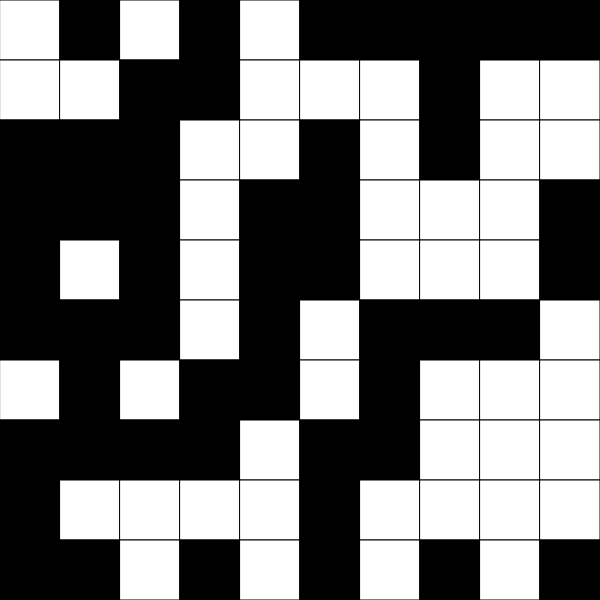
Frame 1 (no input)
Frame 60 (no input): identical to frame 1, image omitted
Frame 120 (the mouse pressed at the canvas centre since frame 60): identical to frame 1, image omitted

The p5.js sketch that drew this single still picture (run headless with seeded random() and noise() and a simulated clock; from frame 60 on, the mouse is pressed at the canvas centre):

// p5.js sketch
// ── sketch.js

let cellSize;
let rows = 10;
let cols = 10;
let grid;

function setup() {
  createCanvas(windowWidth, windowHeight);
  createCanvas(600, 600);
  cellSize = width / cols;
  grid = createRandom2dArray(cols, rows);
}

function draw() {

  background(255);
  displayGrid();
}

function displayGrid() {
  for (let y = 0; y < rows; y++) {
    for (let x = 0; x < cols; x++) {
      if (grid[y][x] === 0) {
        fill(0);
      }
      else {
        fill(255);
      }
      rect(x*cellSize, y*cellSize, cellSize, cellSize);
    }
  }
}

function createRandom2dArray(cols, rows) {
  let randomGrid = [];
  for (let y = 0; y < rows; y++) {
    randomGrid.push([]);
    for (let x = 0; x < cols; x++) {
      if (random(100) < 50) {
        randomGrid[y].push(0);
      }
      else {
        randomGrid[y].push(1);
      }
    }
  }
  return randomGrid;
}

function keyTyped() {
  if (key === "r") {
    grid = createRandom2dArray();
  }
}

function mouseClicked() {
  let xSquare = floor(mouseX/cellSize);
  let ySquare = floor(mouseY/cellSize);

  grid[ySquare][xSquare] = !grid[ySquare][xSquare];
}
